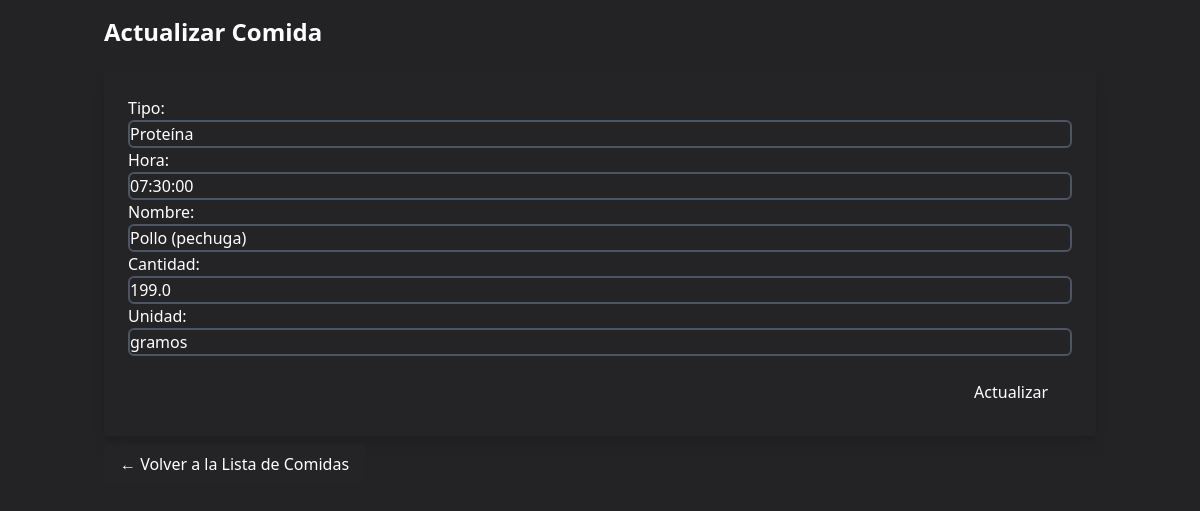
/comida/update/15/ (signed in), run on the app's committed database.
### accounts/models.py (models this page shows, shortened)
class Comida(models.Model):
    tipo = models.CharField(max_length=50)
    hora = models.TimeField()
    nombre = models.CharField(max_length=100)  # Detalle del alimento
    cantidad = models.FloatField()
    unidad = models.CharField(max_length=20)

### accounts/views.py (the view)
# urls.py: path('comida/update/<int:pk>/', views.update_comida, name='update_comida'),
@login_required
@superadmin_required
def update_comida(request, pk):
    comida = get_object_or_404(Comida, pk=pk)
    if request.method == 'POST':
        form = ComidaForm(request.POST, instance=comida)
        if form.is_valid():
            form.save()
            return redirect('comida_list')
    else:
        form = ComidaForm(instance=comida)
    return render(request, 'accounts/comida_form.html', {'form': form})

### accounts/forms.py
class ComidaForm(forms.ModelForm):
    class Meta:
        model = Comida
        fields = ['tipo', 'hora', 'nombre', 'cantidad', 'unidad']

### accounts/templates/accounts/comida_form.html (shortened to what this page needs)
<!DOCTYPE html>
<html lang="en">
  <head>
    <script src="https://cdn.tailwindcss.com"></script>
  </head>
  <body class="bg-dark-main text-white min-h-screen">
    <div class="container mx-auto p-4">
      <h2 class="text-2xl font-bold mb-6">
        {% if form.instance.pk %}Actualizar{% else %}Crear{% endif %} Comida
      </h2>
      <form method="post" class="bg-dark-secondary p-6 rounded shadow-lg">
        {% csrf_token %} {{ form.as_p }}
        <div class="flex justify-end mt-4">
          <button
            type="submit"
            class="bg-accent text-white px-6 py-2 rounded hover:bg-green-700"
          >
            {% if form.instance.pk %}Actualizar{% else %}Crear{% endif %}
          </button>
        </div>
      </form>
      <div class="mt-4">
        <a
          href="{% url 'comida_list' %}"
          class="text-white bg-dark-secondary px-4 py-2 rounded hover:bg-gray-700"
        >
          ← Volver a la Lista de Comidas
        </a>
      </div>
    </div>
  </body>
</html>

### accounts/templates/accounts/comida_form.html (style rules this page uses)
.bg-dark-main { background-color: #232325; }
.bg-dark-secondary { background-color: #242426; }
input, select, textarea { background-color: #242426; color: #ffffff; border: 2px solid #4b5563; padding: 0.5rem; border-radius: 0.375rem; width: 100%; }

### data on the page
Comida: tipo "Proteína", hora "07:30:00", nombre "Pollo (pechuga)", cantidad "199.0", unidad "gramos"
